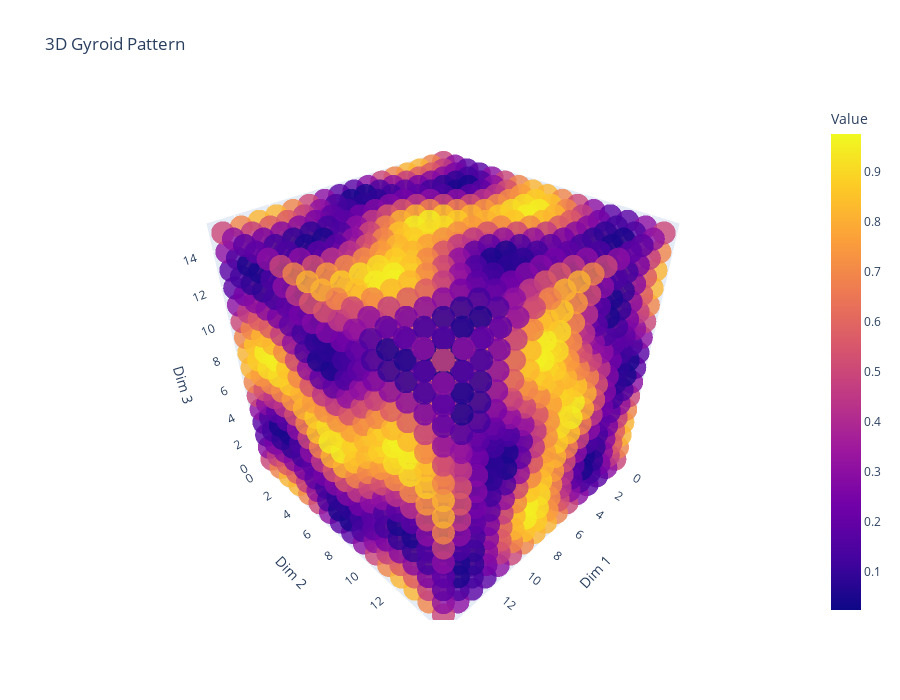

Notebook source saved alongside this figure:
### Markdown cell above
---
## 10. Interactive 3D Visualization

### Code cell
# Create a pattern and visualize in 3D using Plotly
lattice = Tensor3DLattice(shape=(16, 16, 16), topology='toroidal')
lattice.set_pattern('gyroid', scale=1.5)

# Get the Plotly figure
fig = lattice.visualize(
    show_values=True,
    cell_size=8,
    opacity=0.8,
    colorscale='Plasma',
    title='3D Gyroid Pattern'
)
fig.show()

### Figure 1 — Plotly figure (JSON) as saved in the notebook; plotly's stock layout.template omitted (floating-point values rounded to 4 significant figures; data arrays with more than 128 entries replaced by an {"elided": "..."} marker saying what was removed)
{"data": [{"customdata": {"elided": "4096x5 float values"}, "hovertemplate": "Cell %{customdata[0]}<br>Grid: (%{customdata[1]}, %{customdata[2]}, %{customdata[3]})<br>Value: %{customdata[4]:.4f}", "marker": {"color": {"elided": "4096 float values"}, "colorbar": {"title": {"text": "Value"}}, "colorscale": [[0, "#0d0887"], [0.1111, "#46039f"], [0.2222, "#7201a8"], [0.3333, "#9c179e"], [0.4444, "#bd3786"], [0.5556, "#d8576b"], [0.6667, "#ed7953"], [0.7778, "#fb9f3a"], [0.8889, "#fdca26"], [1, "#f0f921"]], "opacity": 0.8, "size": 8}, "mode": "markers", "name": "Cells", "type": "scatter3d", "x": {"elided": "4096 float values"}, "y": {"elided": "4096 float values"}, "z": {"elided": "4096 float values"}}], "layout": {"height": 700, "scene": {"aspectmode": "data", "xaxis": {"title": {"text": "Dim 1"}}, "yaxis": {"title": {"text": "Dim 2"}}, "zaxis": {"title": {"text": "Dim 3"}}}, "title": {"text": "3D Gyroid Pattern"}, "width": 900}}
